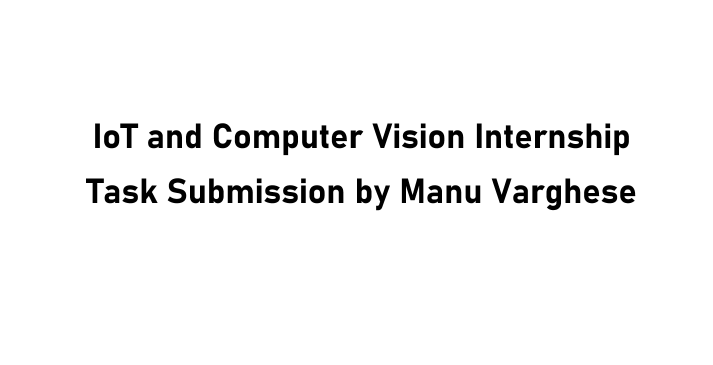
#> input picture testimg2.png, 1425 x 729 px (shown at 1/2 size)
$ python Task1.py
#> lines starting #> are read from the running program, lines starting #| are printed output that depends on the picture
import  cv2
import pytesseract

pytesseract.pytesseract.tesseract_cmd = 'C:\\Users\\HP\\Documents\\Projects\\Tesseract-OCR\\tesseract.exe'


img = cv2.imread('testimg2.png')
#> img is the input picture: shape (729, 1425, 3); min 0, max 255, mean 244.7
img = cv2.cvtColor(img,cv2.COLOR_BGR2RGB)
print(img.shape)
#| (729, 1425, 3)

### Resizing Image

img = cv2.resize(img,(600,600))
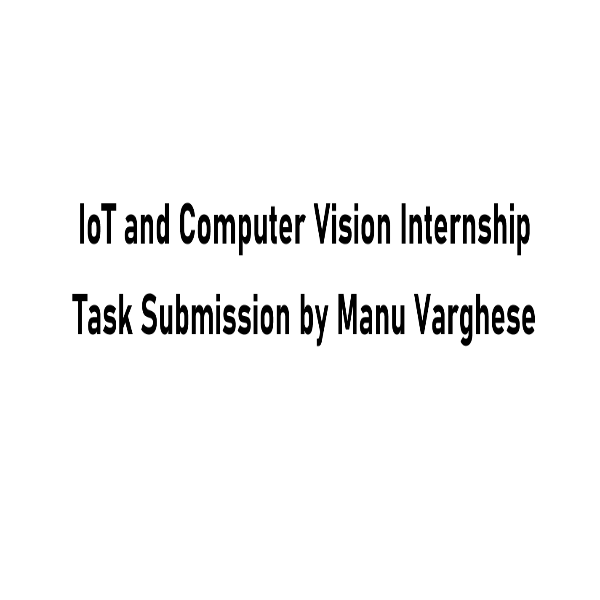
#> img: shape (600, 600, 3); min 0, max 255, mean 244.7
print(img.shape)
#| (600, 600, 3)
cv2.imshow('Original Image',img)
cv2.waitKey(0)

#> (the run stopped early here; a loop or call above may not have finished)

$ run again, with testimg.png copied over testimg2.png
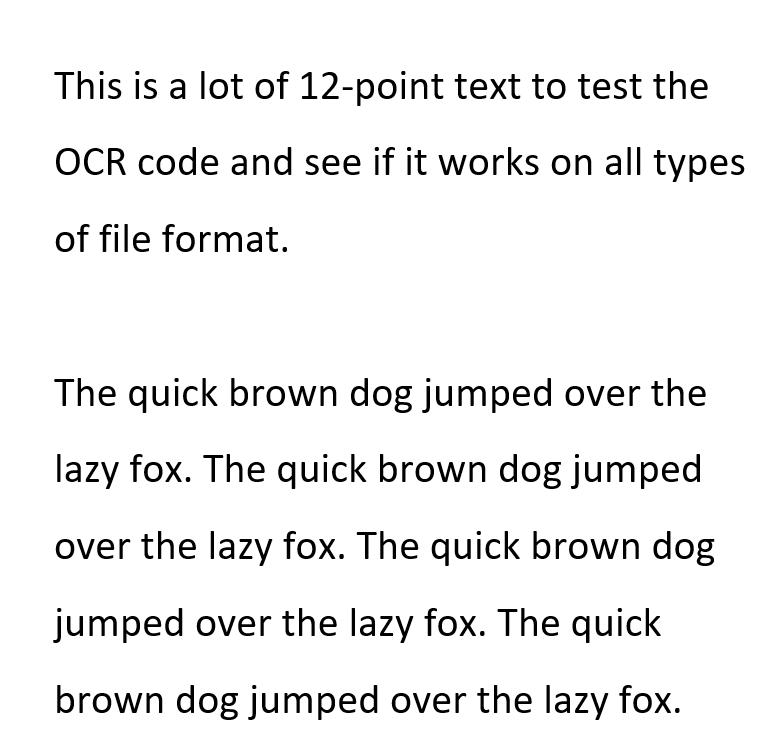
#> input picture testimg.png, 766 x 736 px
#> img is the input picture: shape (736, 766, 3); min 0, max 255, mean 239.5
#| (736, 766, 3)
#> `img = cv2.resize(img,(600,600))`:
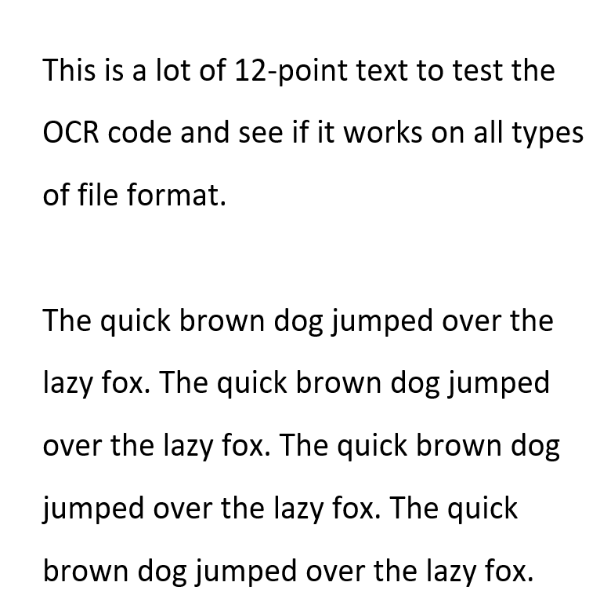
#> img: shape (600, 600, 3); min 0, max 255, mean 239.5
#| (600, 600, 3)
